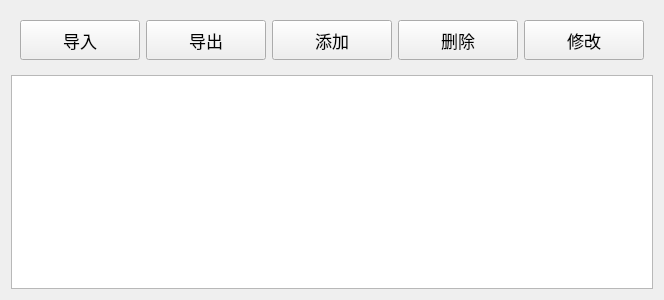
<?xml version="1.0" encoding="UTF-8"?>
<ui version="4.0">
 <class>Innovation</class>
 <widget class="QWidget" name="Innovation">
  <property name="geometry">
   <rect>
    <x>0</x>
    <y>0</y>
    <width>660</width>
    <height>300</height>
   </rect>
  </property>
  <property name="windowTitle">
   <string>Form</string>
  </property>
  <layout class="QVBoxLayout" name="verticalLayout">
   <item alignment="Qt::AlignLeft">
    <widget class="QWidget" name="opt" native="true">
     <layout class="QHBoxLayout" name="horizontalLayout">
      <item>
       <widget class="QPushButton" name="btn_import">
        <property name="minimumSize">
         <size>
          <width>120</width>
          <height>40</height>
         </size>
        </property>
        <property name="font">
         <font>
          <pointsize>13</pointsize>
         </font>
        </property>
        <property name="text">
         <string>导入</string>
        </property>
       </widget>
      </item>
      <item>
       <widget class="QPushButton" name="btn_output">
        <property name="minimumSize">
         <size>
          <width>120</width>
          <height>40</height>
         </size>
        </property>
        <property name="font">
         <font>
          <pointsize>13</pointsize>
         </font>
        </property>
        <property name="text">
         <string>导出</string>
        </property>
       </widget>
      </item>
      <item>
       <widget class="QPushButton" name="add">
        <property name="minimumSize">
         <size>
          <width>120</width>
          <height>40</height>
         </size>
        </property>
        <property name="font">
         <font>
          <pointsize>13</pointsize>
         </font>
        </property>
        <property name="text">
         <string>添加</string>
        </property>
       </widget>
      </item>
      <item>
       <widget class="QPushButton" name="del">
        <property name="minimumSize">
         <size>
          <width>120</width>
          <height>40</height>
         </size>
        </property>
        <property name="font">
         <font>
          <pointsize>13</pointsize>
         </font>
        </property>
        <property name="text">
         <string>删除</string>
        </property>
       </widget>
      </item>
      <item>
       <widget class="QPushButton" name="modify">
        <property name="minimumSize">
         <size>
          <width>120</width>
          <height>40</height>
         </size>
        </property>
        <property name="font">
         <font>
          <pointsize>13</pointsize>
         </font>
        </property>
        <property name="text">
         <string>修改</string>
        </property>
       </widget>
      </item>
     </layout>
    </widget>
   </item>
   <item>
    <widget class="QTableWidget" name="tableWidget"/>
   </item>
  </layout>
 </widget>
 <resources/>
 <connections/>
</ui>
